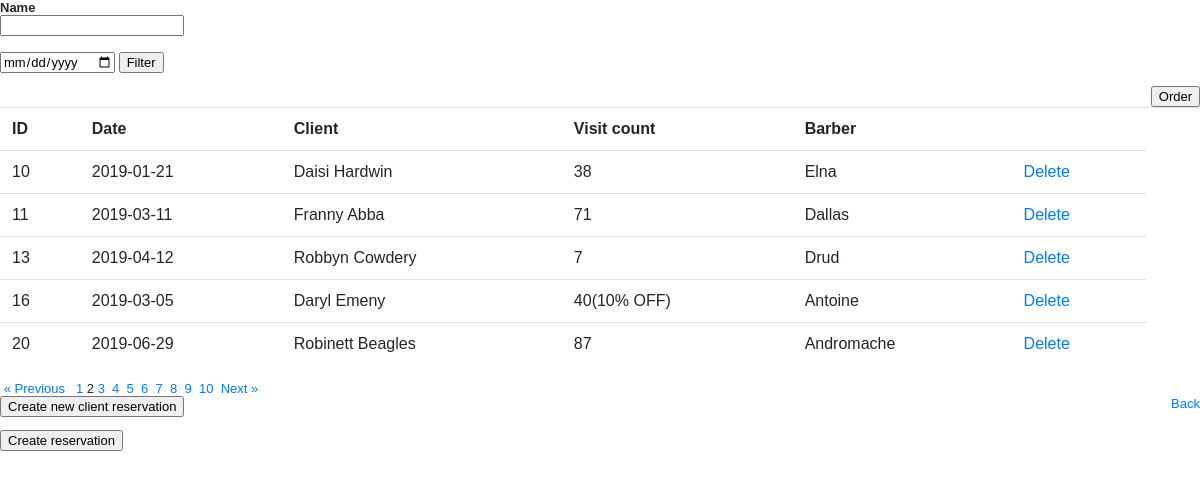
Screenshot of /nfq/public/barber/index.php?page=2 with the database file from the repository.
### tables this page shows
CREATE TABLE IF NOT EXISTS `reservation` (
  `id` int(11) NOT NULL AUTO_INCREMENT,
  `date` date NOT NULL,
  `hour` int(11) NOT NULL,
  `minute` int(11) NOT NULL,
  `client` int(11) NOT NULL,
  PRIMARY KEY (`id`),
  KEY `client` (`client`)
);

CREATE TABLE IF NOT EXISTS `client` (
  `id` int(11) NOT NULL AUTO_INCREMENT,
  `name` varchar(50) NOT NULL,
  `surname` varchar(50) NOT NULL,
  `visit_count` int(11) NOT NULL,
  `barberid` int(11) NOT NULL,
  PRIMARY KEY (`id`),
  KEY `barberid` (`barberid`)
);

CREATE TABLE IF NOT EXISTS `barber` (
  `id` int(11) NOT NULL AUTO_INCREMENT,
  `name` text NOT NULL,
  PRIMARY KEY (`id`)
);

### nfq/private/functions.php (called while the page is built, shortened)
<?php
function url_for($script_path) {
  if($script_path[0] != '/') {
    $script_path = "/" . $script_path;
  }
  return WWW_ROOT . $script_path;
}
function u($string="") {
  return urlencode($string);
}
function h($string="") {
  return htmlspecialchars($string);
}
?>

### nfq/private/classes/databasereservation.class.php (called while the page is built, shortened)
<?php
class DatabaseReservation {
  static protected $database;
  static protected $table_name = "reservation";
  static public function set_database($database) {
    self::$database = $database;
  }
  static public function find_by_sql($sql) {
    $connection = new mysqli("localhost", "id8781240_taudau1", "test123", "id8781240_taudau1");
    $result = $connection->query($sql);
    $object_array = [];
    while($record = $result->fetch_assoc()) {
      $object_array[] = static::instantiate($record);
    }
    return $object_array;
  }
  static public function find_all($per_page, $offset) {
    $date = date('Y-m-d');
    $sql = "SELECT * FROM " . static::$table_name . " ";
    $sql .= "WHERE YEAR(date) >= '" . $date . "' ";
    $sql .= "LIMIT " . $per_page . " ";
    $sql .= "OFFSET " . $offset;
    return static::find_by_sql($sql);
  }
  static public function count_all() {
    $sql = "SELECT COUNT(*) FROM " . static::$table_name;
    $result_set = self::$database->query($sql);
    $row = $result_set->fetch_array();
    return array_shift($row);
  }
  static protected function instantiate($record) {
    $object = new static;
    foreach($record as $property => $value) {
      if(property_exists($object, $property)) {
        $object->$property = $value;
      }
    }
    return $object;
  }
}
?>

### nfq/private/classes/databaseclient.class.php (called while the page is built, shortened)
<?php
class DatabaseClient {
  static protected $database;
  static protected $table_name = "client";
  static public function set_database($database) {
    self::$database = $database;
  }
  static public function find_by_sql($sql) {
    $result = self::$database->query($sql);
    $object_array = [];
    while($record = $result->fetch_assoc()) {
      $object_array[] = static::instantiate($record);
    }
    return $object_array;
  }
  static public function find_by_id($id) {
    $sql = "SELECT * FROM " . static::$table_name . " ";
    $sql .= "WHERE id='" . self::$database->escape_string($id) . "'";
    $obj_array = static::find_by_sql($sql);
    if(!empty($obj_array)) {
      return array_shift($obj_array);
    } else {
      return false;
    }
  }
  static protected function instantiate($record) {
    $object = new static;
    foreach($record as $property => $value) {
      if(property_exists($object, $property)) {
        $object->$property = $value;
      }
    }
    return $object;
  }
}
?>

### nfq/private/classes/databaseobject.class.php (called while the page is built, shortened)
<?php
class DatabaseObject {
  static protected $database;
  static protected $table_name = "barber";
  static public function set_database($database) {
    self::$database = $database;
  }
  static public function find_by_sql($sql)
  {
    $result = self::$database->query($sql);
    $object_array = [];
    while($record = $result->fetch_assoc())
    {
      $object_array[] = static::instantiate($record);
    }
    return $object_array;
  }
  static public function find_by_id($id) {
    $sql = "SELECT * FROM " . static::$table_name . " ";
    $sql .= "WHERE id='" . self::$database->escape_string($id) . "'";
    $obj_array = static::find_by_sql($sql);
    if(!empty($obj_array)) {
      return array_shift($obj_array);
    } else {
      return false;
    }
  }
  static protected function instantiate($record) {
    $object = new static;
    foreach($record as $property => $value) {
      if(property_exists($object, $property)) {
        $object->$property = $value;
      }
    }
    return $object;
  }
}
?>

### nfq/private/classes/client.class.php (called while the page is built, shortened)
<?php
class Client extends DatabaseClient {
  public function quantity($number)
  {
    $int = $number / 5;
    if (is_int($int))
    {
      return true;
    }
    return false;
  }
}
?>

### nfq/public/barber/index.php (the view, shortened to what this page needs)
<?php require_once('../../private/initialize.php'); ?>
<!DOCTYPE html>
<?php
$current_page = $_GET['page'] ?? 1;
$per_page = 5;
$total_count = Reservation::count_all();
$pagination = new Pagination($current_page, $per_page, $total_count);
if(isset($_POST['Filter']))
{
  $name = isset($_POST['name']) ? $_POST['name'] : '';
  $date = isset($_POST['day']) ? $_POST['day'] : '';
  if(isset($name) && $name != "" || isset($date) && $date != "")
  {
    $reservations = Reservation::find_all_by_criteria($date, $name, $order, $per_page, $pagination->offset());
  }
  else
  {
    $reservations = Reservation::find_all($per_page, $pagination->offset());
  }
}
else
{
  $reservations = Reservation::find_all($per_page, $pagination->offset());
  if($_GET['check'] != 1)
  {
    $order  = 0;
  }
}
?>
<html>
<body>
<form action="<?php echo url_for('/barber/index.php'); ?>" method="post">
<dl>
  <dt>Name</dt>
  <dd><input type="text" name="name" value=""></dd>
</dl>
<input type="date" name="day">
  <input type="submit" name="Filter" value="Filter" />
</form>
<table class="table table-hover">
      <tr>
        <th>ID</th>
        <th>Date</th>
        <th>Client</th>
        <th>Visit count</th>
        <th>Barber</th>
        <th>&nbsp;</th>
        <th>&nbsp;</th>
      </tr>
      <?php foreach($reservations as $reservation) { ?>
        <tr>
          <td><?php echo h($reservation->id); ?></td>
          <td><?php echo h($reservation->date); ?></td>
          <?php $client = Client::find_by_id($reservation->client); ?>
          <td><?php echo h($client->name) . " " . h($client->surname); ?></td>
          <td><?php echo h($client->visit_count);
          if($client->quantity($client->visit_count) == true)
          {
             echo "(10% OFF)";
          } ?></td>
          <?php $barber = Barber::find_by_id($client->barberid); ?>
          <td><?php echo h($barber->name); ?></td>
          <td><a class="action" href="<?php echo url_for('/barber/delete.php?id=' . h(u($reservation->id))); ?>">Delete</a></td>
    	  </tr>
      <?php } ?>
     <form action="<?php echo url_for('/barber/index.php?order=' . h(u($order)) . "&check=1"); ?>" method="post">
  <input style="float:right" type="submit" name="Order" value="Order" />
</form>
  	</table>
    <?php
$url = url_for('/barber/index.php');
echo $pagination->page_links($url);
?>
<a style="float: right" href="<?php echo url_for('index.php')?>">Back</a>
<form action="<?php echo url_for('/barber/createnew.php'); ?>" method="post">
  <input type="submit" value="Create new client reservation" />
</form>
<form action="<?php echo url_for('/barber/existingnew.php'); ?>" method="post">
  <input type="submit" value="Create reservation" />
</form>
</body>
</html>

### nfq/public/stylesheets/public.css (style rules this page uses)
html { height: 100%; width: 100%; }
body { width: 100%; height: 100%; border: 0; font: 13px/15px Verdana, Arial, Helvetica, sans-serif; background: #FFFFFF; }

### rows the page displays
reservation: id "10", date "2019-01-21", client.name "Daisi", client.surname "Hardwin", client.visit_count "38", barber.name "Elna"
reservation: id "11", date "2019-03-11", client.name "Franny", client.surname "Abba", client.visit_count "71", barber.name "Dallas"
reservation: id "13", date "2019-04-12", client.name "Robbyn", client.surname "Cowdery", client.visit_count "7", barber.name "Drud"
reservation: id "16", date "2019-03-05", client.name "Daryl", client.surname "Emeny", client.visit_count "40", shows "(10% OFF)", barber.name "Antoine"
reservation: id "20", date "2019-06-29", client.name "Robinett", client.surname "Beagles", client.visit_count "87", barber.name "Andromache"
